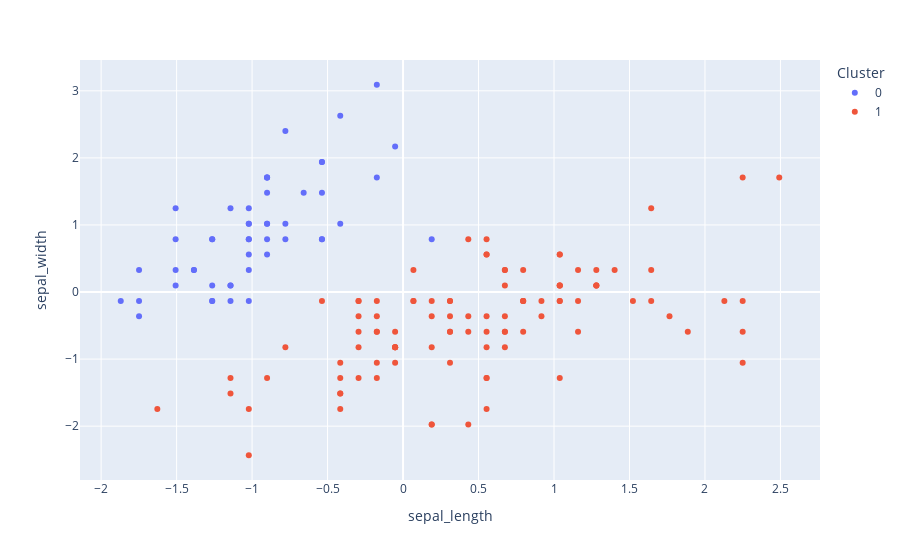

The notebook cell saved with this chart:
### Code cell
from sklearn.preprocessing import StandardScaler
normalizador = StandardScaler()
x = normalizador.fit_transform(x)
kmeans.fit(x)
clusters_identificados = kmeans.fit_predict(x)
datos_con_clusters = datos.copy()
datos_con_clusters['sepal_length'] = x.T[0]
datos_con_clusters['sepal_width'] = x.T[1]
datos_con_clusters['Cluster'] = clusters_identificados
datos_con_clusters["Cluster"] = datos_con_clusters["Cluster"].astype("category")

fig = px.scatter(datos_con_clusters, 
                 x = "sepal_length", 
                 y = "sepal_width", 
                 color = "Cluster",
#                 size = '', 
                )
fig.show()
